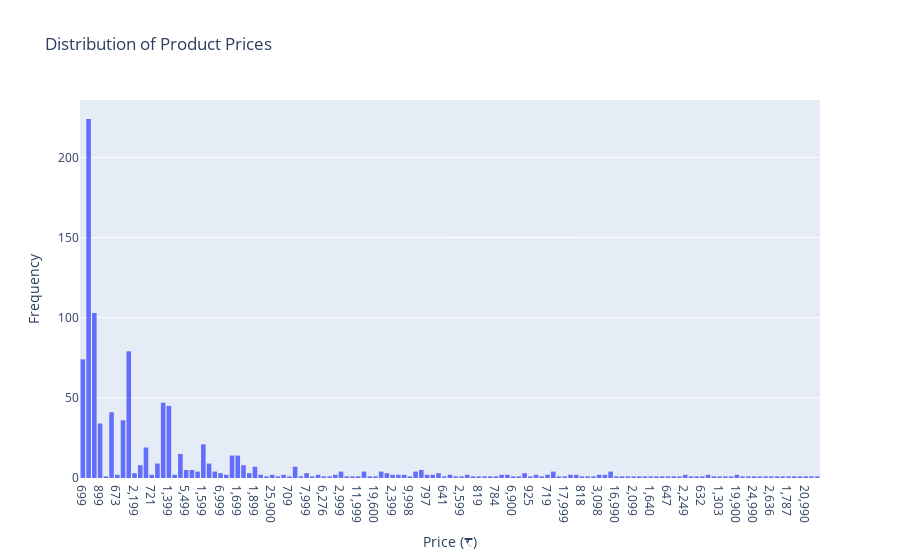

Notebook code cell kept with this figure:
### Code cell
fig = px.histogram(df, x='Product Price', nbins=30, title='Distribution of Product Prices', labels={'Product Price': 'Price (₹)'})
fig.update_layout(xaxis_title='Price (₹)', yaxis_title='Frequency')
fig.show()

### Figure 1 — Plotly figure (JSON) as saved in the notebook; plotly's stock layout.template omitted (floating-point values rounded to 4 significant figures; data arrays with more than 128 entries replaced by an {"elided": "..."} marker saying what was removed)
{"data": [{"alignmentgroup": "True", "bingroup": "x", "hovertemplate": "Price (₹)=%{x}<br>count=%{y}<extra></extra>", "legendgroup": "", "marker": {"color": "#636efa", "pattern": {"shape": ""}}, "name": "", "nbinsx": 30, "offsetgroup": "", "orientation": "v", "showlegend": false, "type": "histogram", "x": {"elided": "1000 str values"}, "xaxis": "x", "yaxis": "y"}], "layout": {"barmode": "relative", "legend": {"tracegroupgap": 0}, "title": {"text": "Distribution of Product Prices"}, "xaxis": {"anchor": "y", "domain": [0, 1], "title": {"text": "Price (₹)"}}, "yaxis": {"anchor": "x", "domain": [0, 1], "title": {"text": "Frequency"}}}}
